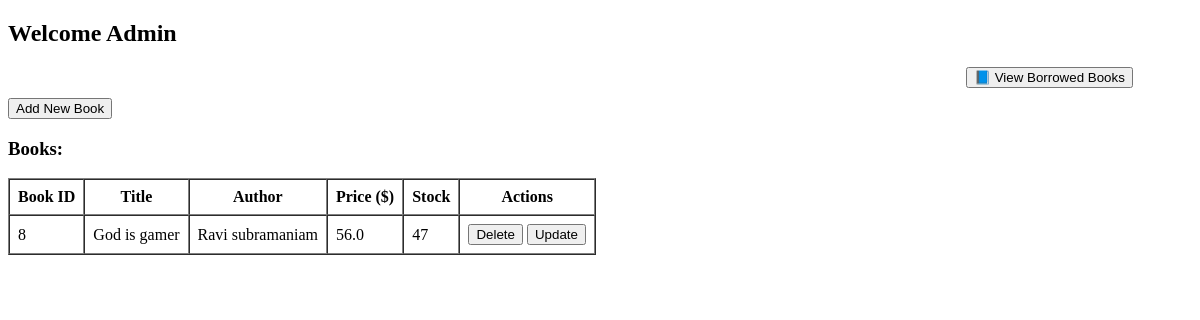
The page /admin/home on the database as committed earlier.
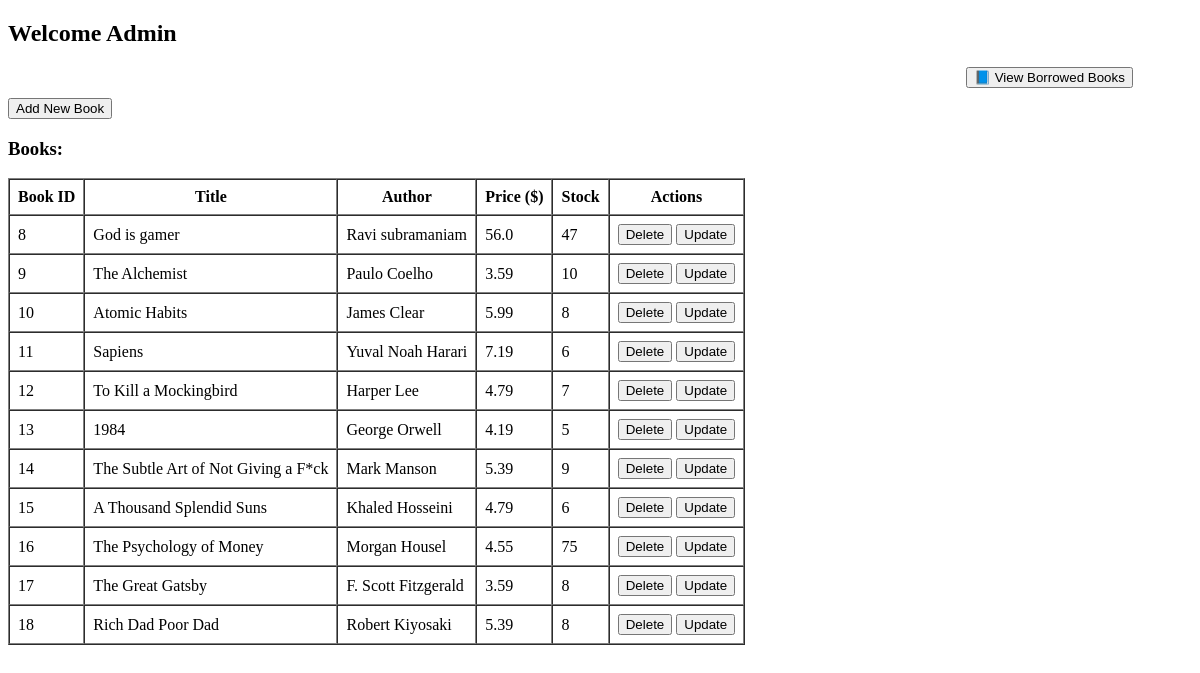
The same page on the database as committed later.
### tables this page shows
CREATE TABLE books(book_id integer primary key autoincrement,
    book_title text not null,
    author text not null,
    price float not null,
    stock integer not null);

### app.py (the view)
@app.route("/admin/home")
def admin_home():
    conn = get_connection()
    cursor = conn.cursor()
    cursor.execute("SELECT * FROM books")
    books = cursor.fetchall()
    conn.close()
    return render_template("admin_home.html", books=books)

### app.py (called while the page is built)
def get_connection():
    return sqlite3.connect("library.db")

### templates/admin_home.html (shortened to what this page needs)
<!DOCTYPE html>
<html>
<head>
</head>
<body>
    <h2>Welcome Admin</h2>
    <div style="text-align: right; margin-right: 5%; margin-bottom: 10px;">
        <a href="{{ url_for('admin_borrowed_books') }}">
            <button class="btn-borrow">📘 View Borrowed Books</button>
        </a>
    </div>
    <a href="/admin/add_book">
        <button>Add New Book</button>
    </a>
    <h3>Books:</h3>
    <table border="1" cellpadding="8" cellspacing="0">
        <thead>
            <tr>
                <th>Book ID</th>
                <th>Title</th>
                <th>Author</th>
                <th>Price ($)</th>
                <th>Stock</th>
                <th>Actions</th>
            </tr>
        </thead>
        <tbody>
            {% for book in books %}
            <tr>
                <td>{{ book[0] }}</td>
                <td>{{ book[1] }}</td>
                <td>{{ book[2] }}</td>
                <td>{{ book[3] }}</td>
                <td>{{ book[4] }}</td>
                <td>
                    <form action="/admin/delete_book/{{ book[0] }}" method="post" style="display:inline;">
                        <button type="submit">Delete</button>
                    </form>
                    <a href="/admin/update_book/{{ book[0] }}">
                        <button type="button">Update</button>
                    </a>
                </td>
            </tr>
            {% endfor %}
        </tbody>
    </table>
</body>
</html>

Rows that differ between the two databases and show on the page:
added books: book_id "9", book_title "The Alchemist", author "Paulo Coelho", price "3.59", stock "10"
added books: book_id "10", book_title "Atomic Habits", author "James Clear", price "5.99", stock "8"
added books: book_id "11", book_title "Sapiens", author "Yuval Noah Harari", price "7.19", stock "6"
added books: book_id "12", book_title "To Kill a Mockingbird", author "Harper Lee", price "4.79", stock "7"
added books: book_id "13", book_title "1984", author "George Orwell", price "4.19", stock "5"
added books: book_id "14", book_title "The Subtle Art of Not Giving a F*ck", author "Mark Manson", price "5.39", stock "9"
added books: book_id "15", book_title "A Thousand Splendid Suns", author "Khaled Hosseini", price "4.79", stock "6"
added books: book_id "16", book_title "The Psychology of Money", author "Morgan Housel", price "4.55", stock "75"
added books: book_id "17", book_title "The Great Gatsby", author "F. Scott Fitzgerald", price "3.59", stock "8"
added books: book_id "18", book_title "Rich Dad Poor Dad", author "Robert Kiyosaki", price "5.39", stock "8"
